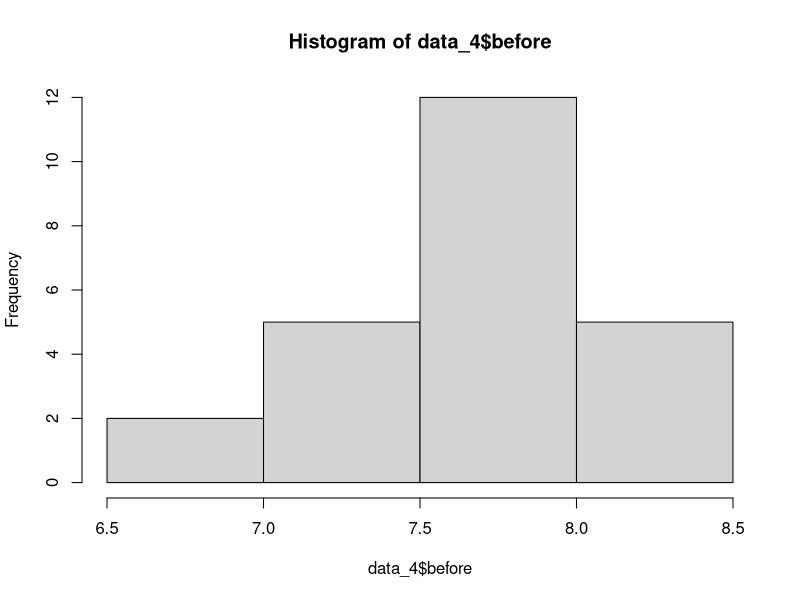
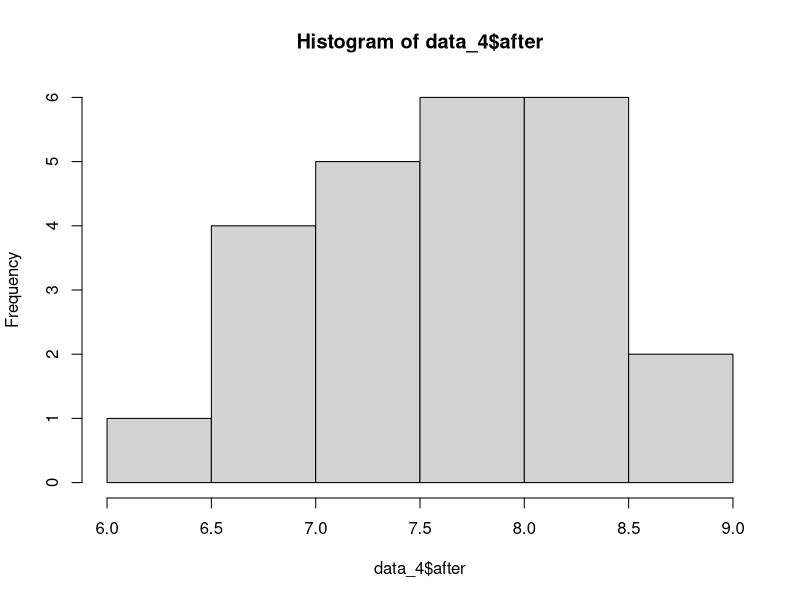
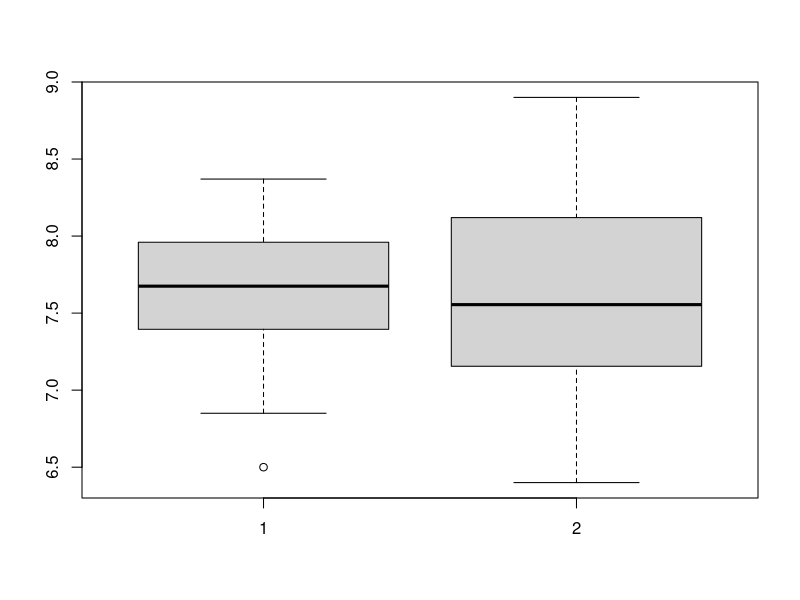
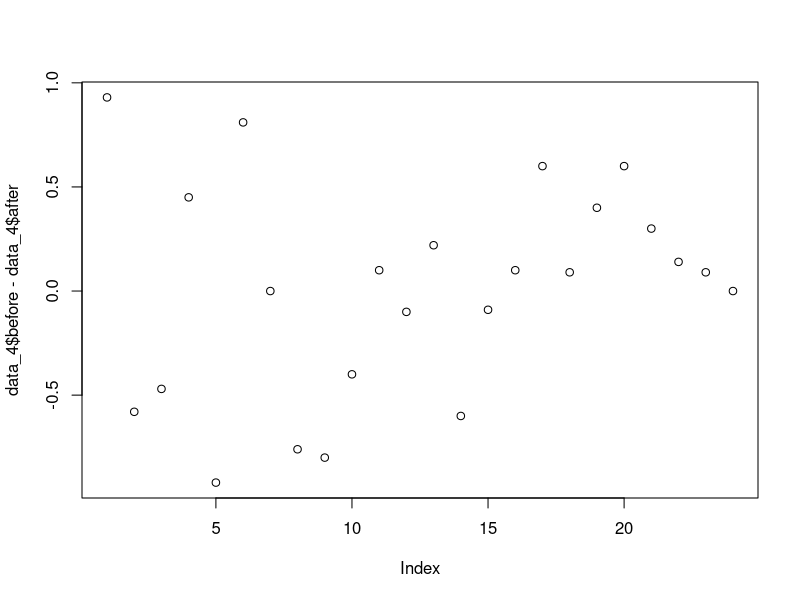
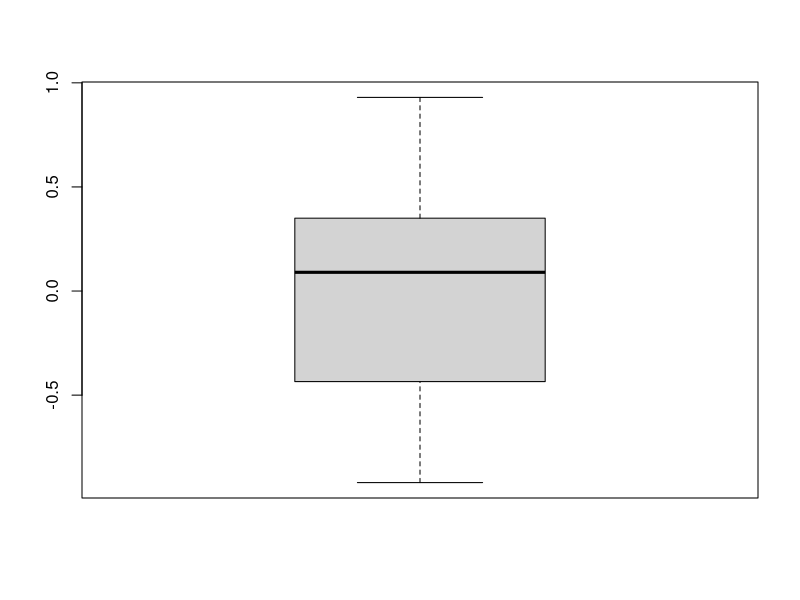
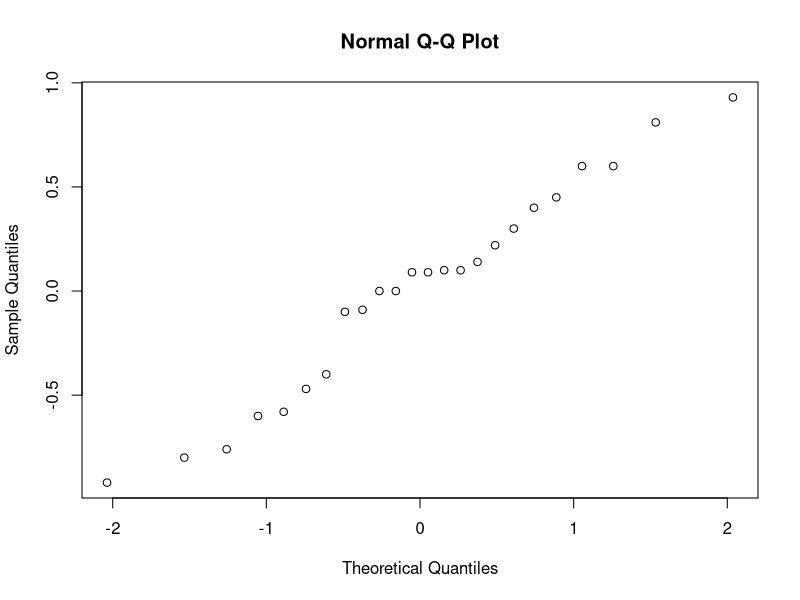
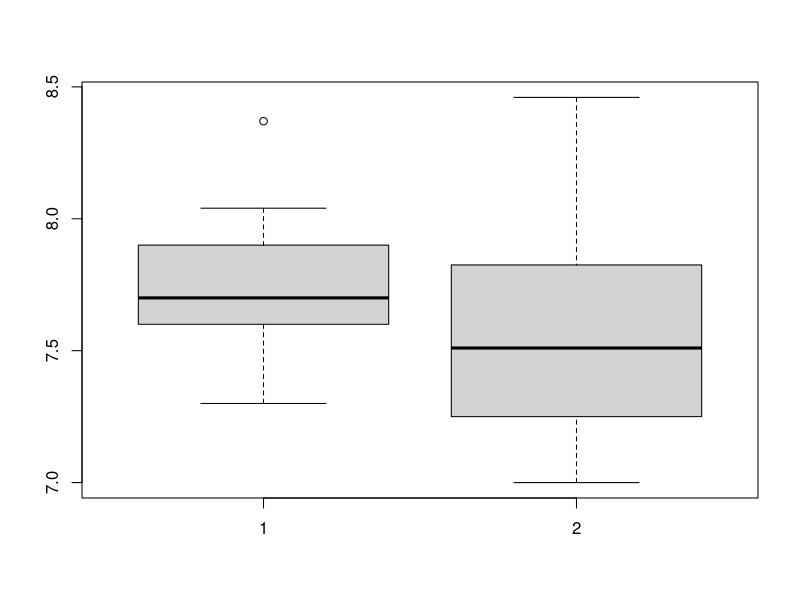
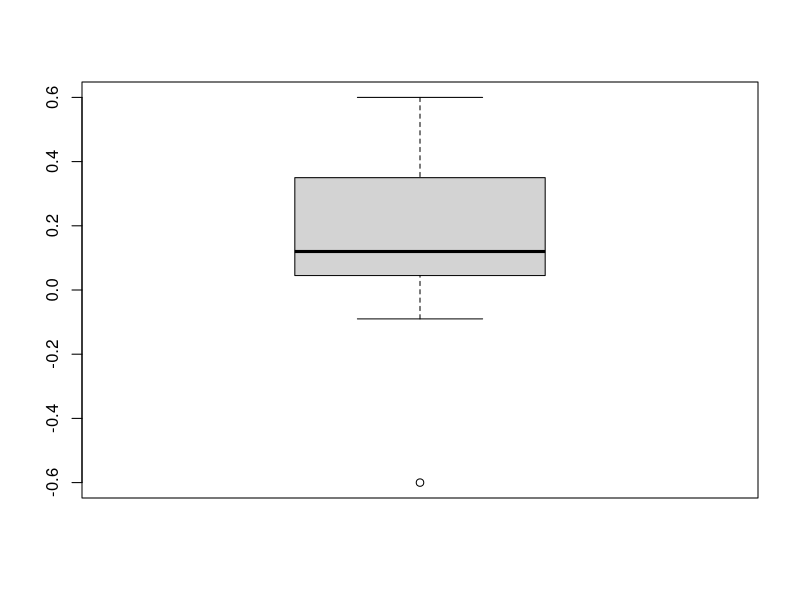

These figures' R source, in order: (Note: this script raises an error after producing the figures.)
#a
data_4 = read.table(file="run.txt", header=TRUE)
hist(data_4$before)
hist(data_4$after)

boxplot(data_4$before, data_4$after)
plot(data_4$before - data_4$after)
boxplot(data_4$before - data_4$after)

t.test(data_4$before, data_4$after, paired=TRUE)
t.test(data_4$before - data_4$after)

qqnorm(data_4$before - data_4$after)
shapiro.test(data_4$before - data_4$after)

#b

energy_data_before = data_4$before[data_4[,3] == "energy"]
energy_data_after = data_4$after[data_4[,3] == "energy"]
boxplot(energy_data_before, energy_data_after)
boxplot(energy_data_before - energy_data_after)

par(mfrow=c(1,2))
hist(energy_data_before)
hist(energy_data_after)

t.test(energy_data_before, energy_data_after, paired=TRUE)
t.test(energy_data_before - energy_data_after)
par(mfrow=c(1,1))
qqnorm(energy_data_before - energy_data_after)


lemo_data_before = data_4$before[data_4[,3] == "lemo"]
lemo_data_after = data_4$after[data_4[,3] == "lemo"]
boxplot(lemo_data_before, lemo_data_after)
boxplot(lemo_data_before - lemo_data_after)

par(mfrow=c(1,2))
hist(lemo_data_before)
hist(lemo_data_after)

t.test(lemo_data_before, lemo_data_after, paired=TRUE)
t.test(lemo_data_before - lemo_data_after)
par(mfrow=c(1,1))
qqnorm(lemo_data_before - lemo_data_after)

#c
child_time = numeric(length(data_4$before))
for(i in 1:length(data_4$before)){
  child_time[i] =  data_4$before[i] - data_4$after[i]
}

lemo_child_time = child_time[data_4[,3] == "lemo"]
energy_child_time = child_time[data_4[,3] == "energy"]

hist()